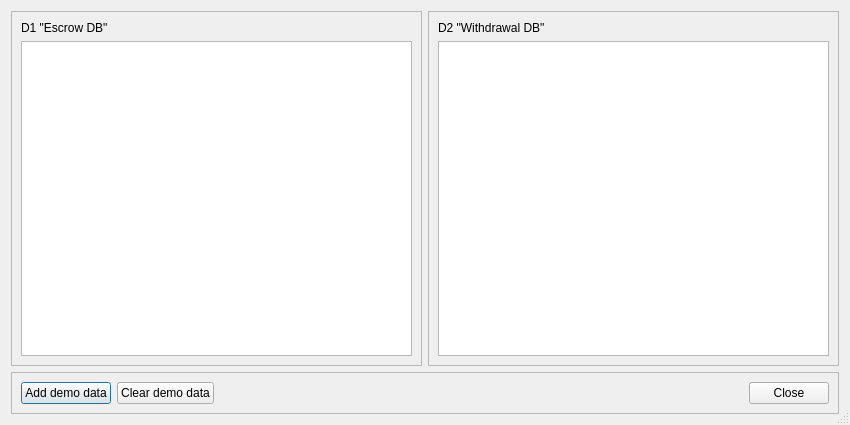
<?xml version="1.0" encoding="UTF-8"?>
<ui version="4.0">
 <class>SidechainTableDialog</class>
 <widget class="QDialog" name="SidechainTableDialog">
  <property name="geometry">
   <rect>
    <x>0</x>
    <y>0</y>
    <width>850</width>
    <height>425</height>
   </rect>
  </property>
  <property name="windowTitle">
   <string>Sidechain Tables</string>
  </property>
  <property name="sizeGripEnabled">
   <bool>true</bool>
  </property>
  <layout class="QGridLayout" name="gridLayout">
   <item row="0" column="1">
    <widget class="QFrame" name="frame_2">
     <property name="frameShape">
      <enum>QFrame::StyledPanel</enum>
     </property>
     <property name="frameShadow">
      <enum>QFrame::Raised</enum>
     </property>
     <layout class="QVBoxLayout" name="verticalLayout_2">
      <item>
       <widget class="QLabel" name="label_2">
        <property name="text">
         <string>D2 &quot;Withdrawal DB&quot;</string>
        </property>
       </widget>
      </item>
      <item>
       <widget class="QTableView" name="tableViewD2">
        <property name="font">
         <font>
          <family>Ubuntu Mono</family>
         </font>
        </property>
        <property name="alternatingRowColors">
         <bool>true</bool>
        </property>
        <property name="textElideMode">
         <enum>Qt::ElideNone</enum>
        </property>
        <property name="verticalScrollMode">
         <enum>QAbstractItemView::ScrollPerPixel</enum>
        </property>
        <property name="horizontalScrollMode">
         <enum>QAbstractItemView::ScrollPerPixel</enum>
        </property>
        <property name="gridStyle">
         <enum>Qt::SolidLine</enum>
        </property>
        <property name="wordWrap">
         <bool>false</bool>
        </property>
        <attribute name="horizontalHeaderMinimumSectionSize">
         <number>20</number>
        </attribute>
       </widget>
      </item>
     </layout>
    </widget>
   </item>
   <item row="0" column="0">
    <widget class="QFrame" name="frame">
     <property name="frameShape">
      <enum>QFrame::StyledPanel</enum>
     </property>
     <property name="frameShadow">
      <enum>QFrame::Raised</enum>
     </property>
     <layout class="QVBoxLayout" name="verticalLayout">
      <item>
       <widget class="QLabel" name="label">
        <property name="text">
         <string>D1 &quot;Escrow DB&quot;</string>
        </property>
       </widget>
      </item>
      <item>
       <widget class="QTableView" name="tableViewD1">
        <property name="font">
         <font>
          <family>Ubuntu Mono</family>
          <italic>false</italic>
         </font>
        </property>
        <property name="editTriggers">
         <set>QAbstractItemView::NoEditTriggers</set>
        </property>
        <property name="alternatingRowColors">
         <bool>true</bool>
        </property>
        <property name="textElideMode">
         <enum>Qt::ElideNone</enum>
        </property>
        <property name="verticalScrollMode">
         <enum>QAbstractItemView::ScrollPerPixel</enum>
        </property>
        <property name="horizontalScrollMode">
         <enum>QAbstractItemView::ScrollPerPixel</enum>
        </property>
        <property name="gridStyle">
         <enum>Qt::SolidLine</enum>
        </property>
        <property name="wordWrap">
         <bool>false</bool>
        </property>
        <attribute name="horizontalHeaderMinimumSectionSize">
         <number>20</number>
        </attribute>
       </widget>
      </item>
     </layout>
    </widget>
   </item>
   <item row="1" column="0" colspan="2">
    <widget class="QFrame" name="frame_3">
     <property name="frameShape">
      <enum>QFrame::StyledPanel</enum>
     </property>
     <property name="frameShadow">
      <enum>QFrame::Raised</enum>
     </property>
     <layout class="QHBoxLayout" name="horizontalLayout">
      <item>
       <widget class="QPushButton" name="pushButtonTest">
        <property name="sizePolicy">
         <sizepolicy hsizetype="Maximum" vsizetype="Fixed">
          <horstretch>0</horstretch>
          <verstretch>0</verstretch>
         </sizepolicy>
        </property>
        <property name="text">
         <string>Add demo data</string>
        </property>
        <property name="icon">
         <iconset resource="../skydoge.qrc">
          <normaloff>:/icons/warning</normaloff>:/icons/warning</iconset>
        </property>
       </widget>
      </item>
      <item>
       <widget class="QPushButton" name="pushButtonClear">
        <property name="text">
         <string>Clear demo data</string>
        </property>
        <property name="icon">
         <iconset resource="../skydoge.qrc">
          <normaloff>:/icons/remove</normaloff>:/icons/remove</iconset>
        </property>
       </widget>
      </item>
      <item>
       <spacer name="horizontalSpacer">
        <property name="orientation">
         <enum>Qt::Horizontal</enum>
        </property>
        <property name="sizeHint" stdset="0">
         <size>
          <width>40</width>
          <height>20</height>
         </size>
        </property>
       </spacer>
      </item>
      <item>
       <widget class="QPushButton" name="pushButtonClose">
        <property name="sizePolicy">
         <sizepolicy hsizetype="Maximum" vsizetype="Fixed">
          <horstretch>0</horstretch>
          <verstretch>0</verstretch>
         </sizepolicy>
        </property>
        <property name="text">
         <string>Close</string>
        </property>
        <property name="icon">
         <iconset resource="../skydoge.qrc">
          <normaloff>:/icons/quit</normaloff>:/icons/quit</iconset>
        </property>
       </widget>
      </item>
     </layout>
    </widget>
   </item>
  </layout>
 </widget>
 <resources>
  <include location="../skydoge.qrc"/>
 </resources>
 <connections/>
</ui>
